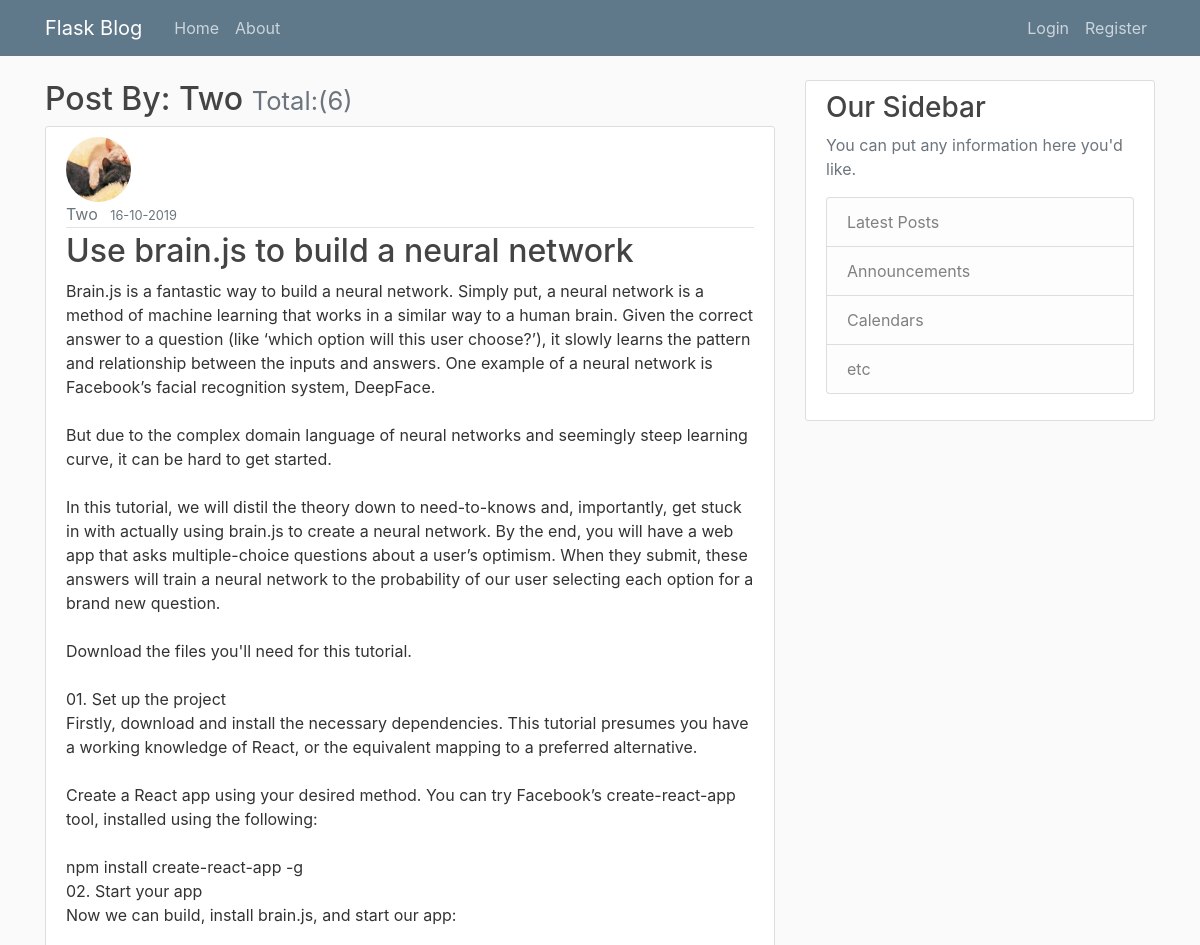
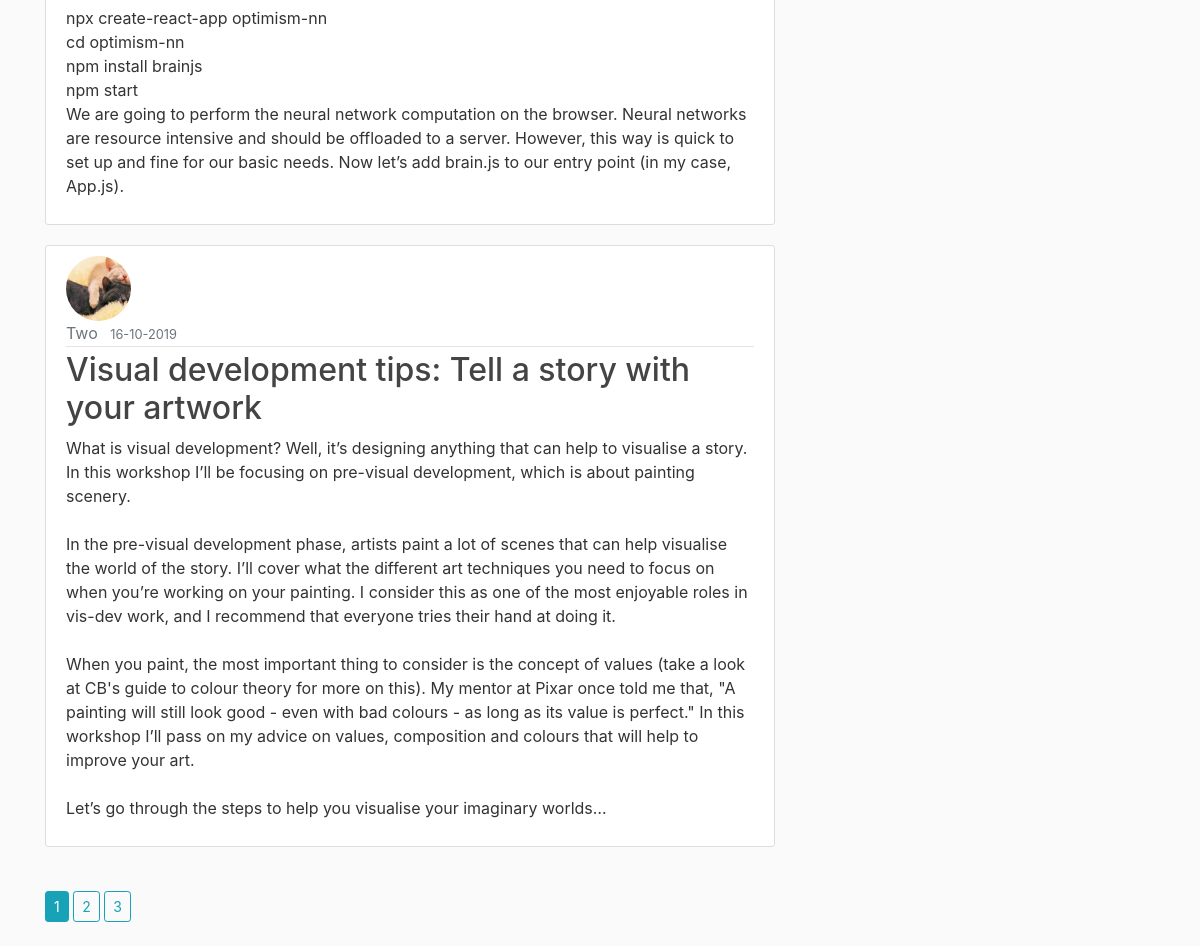
Page /user/Two on the committed database (2 pictures, top to bottom).
### flaskblog/modle.py (models this page shows, shortened)
class User(db.Model, UserMixin):
  id = db.Column(db.Integer, primary_key=True)
  username = db.Column(db.String(20), unique=True, nullable=False)
  email = db.Column(db.String(120), unique=True, nullable=False)
  password = db.Column(db.String(60), nullable=False)
  img_file = db.Column(db.String(20), nullable=False, default='default.jpg')
  posts = db.relationship('Post', backref='author', lazy=True)

class Post(db.Model):
  id = db.Column(db.Integer, primary_key=True)
  title = db.Column(db.String(100), nullable=False)
  content = db.Column(db.Text, nullable=False)
  post_date = db.Column(db.DateTime, nullable=False, default=datetime.utcnow)
  user_id = db.Column(db.Integer, db.ForeignKey('user.id'), nullable=False)

### flaskblog/users/route.py (the view)
@users_r.route('/user/<string:username>')
def user_posts(username):
  page = request.args.get('page', 1, type=int)
  user = User.query.filter_by(username=username).first_or_404()
  posts = Post.query.filter_by(author=user)\
         .order_by(Post.post_date.desc())\
         .paginate(page=page, per_page=2)
  return render_template('user_posts.html', user=user, posts=posts)

### flaskblog/templates/user_posts.html
{% extends 'layout.html' %}
{% block main_content %}
    <h2 class="display-5">
        Post By:
        {{ user.username.capitalize() }}
        <small class="text-muted">
            Total:({{ posts.total }})
        </small>
    </h2>
    {% for post in posts.items %}
        <article class="media content-section">
            <div class="media-body">
                <img alt="" class="rounded-circle article-img" src=" {{ url_for('static', filename='images/'+post.author.img_file) }} ">
                    <div class="article-metadata">
                        <a class="mr-2 text-muted">{{ post.author.username }}</a>
                        <small class="text-muted">{{ post.post_date.strftime('%d-%m-%Y') }}</small>
                    </div>
                    <h2>
                        <a class="article-title" href=" {{ url_for('posts.single_post', post_id=post.id, from_u_p_page=True) }} ">{{ post.title }}</a>
                    </h2>
                    <p class="article-content">{{ post.content }}</p>
                </div>
            </article>
        {% endfor %}
        <div class="paginate">
            {% for page_num in posts.iter_pages(left_edge=1, right_edge=1, left_current=1, right_current=2) %}
                {% if page_num %}
                    {% if  posts.page == page_num %}
                        <a class="btn btn-sm btn-info mb-4 mt-4" href="{{ url_for('users.user_posts', username=user.username, page=page_num) }}">
                            {{ page_num }}
                        </a>
                    {% else %}
                        <a class="btn btn-sm btn-outline-info mb-4 mt-4" href="{{ url_for('users.user_posts', username=user.username, page=page_num) }}">
                            {{ page_num }}
                        </a>
                    {% endif %}
                {% else %}
                    ooo
                {% endif %}
            {% endfor %}
        </div>
    {% endblock main_content %}

### flaskblog/static/main.css (style rules this page uses)
body { background: #fafafa; color: #333333; margin-top: 5rem; }
h1, h2, h3, h4, h5, h6 { color: #444444; }
.content-section { background: #ffffff; padding: 10px 20px; border: 1px solid #dddddd; border-radius: 3px; margin-bottom: 20px; }
.article-title { color: #444444; }
.article-content { white-space: pre-line; }
.article-img { height: 65px; width: 65px; margin-right: 16px; }
.article-metadata { padding-bottom: 1px; margin-bottom: 4px; border-bottom: 1px solid #e3e3e3 }

### rows in the picture
User: username "Two"
Post: img_file (picture), author.username "Two", post_date "16-10-2019", title "Use brain.js to build a neural network", content "Brain.js is a fantastic way to build a neural network. Simply put, a neural network is a method of machine learning that works in a similar way to a human brain. Given the correct answer to a question (like ‘which option will this user choose?’), it slowly learns the pattern and relationship between the inputs and answers. One example of a neural network is Facebook’s facial recognition system, DeepFace. But due to the complex domain language of neural networks and seemingly steep learning curve, it can be hard to get started. In this tutorial, we will distil the theory down to need-to-knows and, importantly, get stuck in with actually using brain.js to create a neural network. By the end,…"
Post: img_file (picture), author.username "Two", post_date "16-10-2019", title "Visual development tips: Tell a story with your artwork", content "What is visual development? Well, it’s designing anything that can help to visualise a story. In this workshop I’ll be focusing on pre-visual development, which is about painting scenery. In the pre-visual development phase, artists paint a lot of scenes that can help visualise the world of the story. I’ll cover what the different art techniques you need to focus on when you’re working on your painting. I consider this as one of the most enjoyable roles in vis-dev work, and I recommend that everyone tries their hand at doing it. When you paint, the most important thing to consider is the concept of values (take a look at CB's guide to colour theory for more on this). My mentor at Pixar once…"

### other values in the picture
{{ posts.total }} "6"
{{ page_num }} "1"
{{ page_num }} "2" "3"
